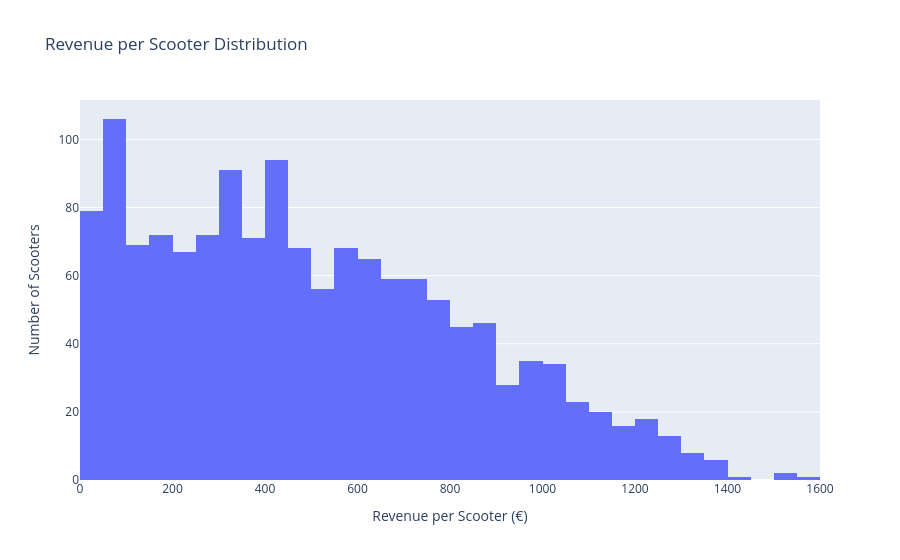

Here is the notebook cell this chart was saved with:
### Code cell
rev_per_scooter = df.groupby('Targa veicolo')['revenue_total'].sum().reset_index()

fig = px.histogram(
    rev_per_scooter,
    x='revenue_total',
    nbins=40,
    title="Revenue per Scooter Distribution"
)

fig.update_layout(
    xaxis_title="Revenue per Scooter (€)",
    yaxis_title="Number of Scooters"
)

fig.show()

### Figure 1 — Plotly figure (JSON) as saved in the notebook; plotly's stock layout.template omitted (floating-point values rounded to 4 significant figures; data arrays with more than 128 entries replaced by an {"elided": "..."} marker saying what was removed)
{"data": [{"bingroup": "x", "hovertemplate": "revenue_total=%{x}<br>count=%{y}<extra></extra>", "legendgroup": "", "marker": {"color": "#636efa", "pattern": {"shape": ""}}, "name": "", "nbinsx": 40, "orientation": "v", "showlegend": false, "type": "histogram", "x": {"elided": "1445 float values"}, "xaxis": "x", "yaxis": "y"}], "layout": {"barmode": "relative", "legend": {"tracegroupgap": 0}, "title": {"text": "Revenue per Scooter Distribution"}, "xaxis": {"anchor": "y", "domain": [0, 1], "title": {"text": "Revenue per Scooter (€)"}}, "yaxis": {"anchor": "x", "domain": [0, 1], "title": {"text": "Number of Scooters"}}}}
